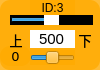
    <widget class="QWidget" name="widget_id3" native="true">
     <property name="geometry">
      <rect>
       <x>710</x>
       <y>400</y>
       <width>100</width>
       <height>70</height>
      </rect>
     </property>
     <property name="styleSheet">
      <string notr="true">background-color: rgb(255, 170, 0, 200);
border-radius:10px;</string>
     </property>
     <widget class="QLabel" name="label_ID3">
      <property name="geometry">
       <rect>
        <x>30</x>
        <y>0</y>
        <width>45</width>
        <height>16</height>
       </rect>
      </property>
      <property name="minimumSize">
       <size>
        <width>0</width>
        <height>10</height>
       </size>
      </property>
      <property name="font">
       <font>
        <family>Arial</family>
        <pointsize>9</pointsize>
       </font>
      </property>
      <property name="styleSheet">
       <string notr="true">background-color: rgb(255, 255, 255， 0);
border-radius:0px;</string>
      </property>
      <property name="text">
       <string>ID:3</string>
      </property>
      <property name="alignment">
       <set>Qt::AlignCenter</set>
      </property>
     </widget>
     <widget class="QSlider" name="horizontalSlider_pulse_id3">
      <property name="geometry">
       <rect>
        <x>10</x>
        <y>15</y>
        <width>83</width>
        <height>10</height>
       </rect>
      </property>
      <property name="autoFillBackground">
       <bool>false</bool>
      </property>
      <property name="styleSheet">
       <string notr="true">QSlider{background-color: rgb(0, 0, 0);
border-radius:0px;}
QSlider::handle {/*设置中间的那个滑动的键*/                           
    background:  rgb(255, 255, 255);
}</string>
      </property>
      <property name="minimum">
       <number>0</number>
      </property>
      <property name="maximum">
       <number>1000</number>
      </property>
      <property name="pageStep">
       <number>1</number>
      </property>
      <property name="value">
       <number>500</number>
      </property>
      <property name="orientation">
       <enum>Qt::Horizontal</enum>
      </property>
     </widget>
     <widget class="QSlider" name="horizontalSlider_dev_id3">
      <property name="geometry">
       <rect>
        <x>30</x>
        <y>50</y>
        <width>45</width>
        <height>15</height>
       </rect>
      </property>
      <property name="styleSheet">
       <string notr="true">background-color: rgba(255, 255, 255， 0);</string>
      </property>
      <property name="minimum">
       <number>-125</number>
      </property>
      <property name="maximum">
       <number>125</number>
      </property>
      <property name="pageStep">
       <number>1</number>
      </property>
      <property name="orientation">
       <enum>Qt::Horizontal</enum>
      </property>
     </widget>
     <widget class="QLabel" name="label_id3">
      <property name="geometry">
       <rect>
        <x>0</x>
        <y>46</y>
        <width>31</width>
        <height>20</height>
       </rect>
      </property>
      <property name="minimumSize">
       <size>
        <width>0</width>
        <height>10</height>
       </size>
      </property>
      <property name="font">
       <font>
        <family>DejaVu Sans</family>
        <pointsize>10</pointsize>
       </font>
      </property>
      <property name="styleSheet">
       <string notr="true">background-color: rgb(255, 255, 255， 0);</string>
      </property>
      <property name="text">
       <string>0</string>
      </property>
      <property name="alignment">
       <set>Qt::AlignCenter</set>
      </property>
     </widget>
     <widget class="QLineEdit" name="lineEdit_id3">
      <property name="geometry">
       <rect>
        <x>30</x>
        <y>30</y>
        <width>45</width>
        <height>18</height>
       </rect>
      </property>
      <property name="sizePolicy">
       <sizepolicy hsizetype="Fixed" vsizetype="Fixed">
        <horstretch>0</horstretch>
        <verstretch>0</verstretch>
       </sizepolicy>
      </property>
      <property name="font">
       <font>
        <family>Arial</family>
        <pointsize>11</pointsize>
       </font>
      </property>
      <property name="autoFillBackground">
       <bool>false</bool>
      </property>
      <property name="styleSheet">
       <string notr="true">background-color: rgb(255, 255, 255);
border-radius:0px;</string>
      </property>
      <property name="text">
       <string>500</string>
      </property>
      <property name="maxLength">
       <number>1000</number>
      </property>
      <property name="alignment">
       <set>Qt::AlignCenter</set>
      </property>
      <property name="dragEnabled">
       <bool>false</bool>
      </property>
      <property name="readOnly">
       <bool>false</bool>
      </property>
     </widget>
     <widget class="QLabel" name="label_down2">
      <property name="geometry">
       <rect>
        <x>75</x>
        <y>30</y>
        <width>20</width>
        <height>20</height>
       </rect>
      </property>
      <property name="font">
       <font>
        <pointsize>10</pointsize>
        <weight>50</weight>
        <italic>false</italic>
        <bold>false</bold>
       </font>
      </property>
      <property name="styleSheet">
       <string notr="true">background-color: rgb(255, 255, 255, 0);</string>
      </property>
      <property name="text">
       <string>下</string>
      </property>
      <property name="alignment">
       <set>Qt::AlignCenter</set>
      </property>
     </widget>
     <widget class="QLabel" name="label_up2">
      <property name="geometry">
       <rect>
        <x>6</x>
        <y>30</y>
        <width>20</width>
        <height>20</height>
       </rect>
      </property>
      <property name="font">
       <font>
        <pointsize>10</pointsize>
        <weight>50</weight>
        <italic>false</italic>
        <bold>false</bold>
       </font>
      </property>
      <property name="styleSheet">
       <string notr="true">background-color: rgb(255, 255, 255, 0);</string>
      </property>
      <property name="text">
       <string>上</string>
      </property>
      <property name="alignment">
       <set>Qt::AlignCenter</set>
      </property>
     </widget>
    </widget>
